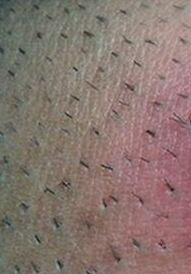
%> input picture sample images/project_example_image.png, 191 x 274 px
$ octave source_code.m   (GNU Octave 9; MATLAB toolbox functions it lacks are replaced by stand-ins)
%> lines starting %> are read from the running program, lines starting %| are printed output that depends on the picture; in (x1, y1, x2, y2) boxes, pixels count from 0 and x2, y2 are one past the last pixel; in counts of white or black regions, pixels touching at a corner belong together; the program's own positions count from 1
% Görüntüyü yükleme
image = imread('project_example_image.png');
%> image is the input picture: size 274x191x3 uint8; mean R, G, B 135.7, 117.5, 110.9
% image = imread('ornek1.png');
% image = imread('ornek2.png');
% image = imread('ornek3.png');

% Görüntüyü gri tonlamalıya çevirme
gray_image = rgb2gray(image);
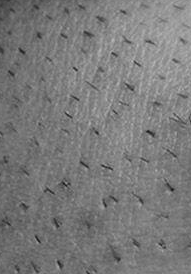
%> gray_image: size 274x191 uint8; min 19, max 186, mean 122.2

% [9 lines of commented-out code are left out]
gaussfilt_image = imgaussfilt(gray_image, 0.3);
% ornek1.png için -> gaussfilt_image = imgaussfilt(gray_image, 0.3);
% ornek2.png için -> gaussfilt_image = imgaussfilt(gray_image, 0.1);
% ornek3.png için -> gaussfilt_image = imgaussfilt(gray_image, 0.2);
%figure;
%imshow(smoothed_image);
%title('Gauss filtresi ile filtrelenmiş görüntü');

% Kenar algılama (Canny kenar algılayıcı kullanarak, eşik değerlerini ayarlayarak)
cedges = edge(gaussfilt_image, 'Canny', [0.2 0.4]);
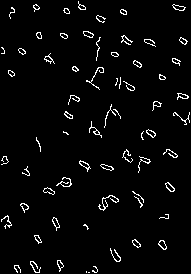
%> cedges: size 274x191 logical; 3.4% white in thin lines or dots
% ornek1.png için -> cedges = edge(smoothed_image, 'Canny', [0.05 0.5]);
% ornek2.png için -> cedges = edge(smoothed_image, 'Canny', [0.12 0.27]);
% ornek3.png için -> cedges = edge(smoothed_image, 'Canny', [0.1 0.5]);
%figure;
%imshow(edges);
%title('Canny kenar algılayıcısı uygulanmış görüntü');

% Morfolojik işlemler (dilation ve closing)
se = strel('line', 3, 90);
dilated_image = imdilate(cedges, se);
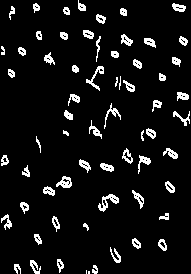
%> dilated_image: size 274x191 logical; 7.3% white in thin lines or dots
se = strel('disk', 1);
closed_image = imclose(dilated_image, se);
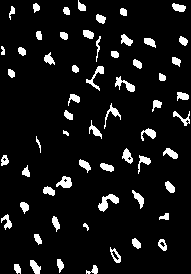
%> closed_image: size 274x191 logical; 8.1% white; 60 white regions, largest, box (x1, y1, x2, y2) and area: (98, 194, 119, 212) 174, (115, 76, 135, 92) 130, (86, 66, 104, 91) 126
%figure;
%imshow(closed_image);
%title('Morfolojik işlemler uygulanmış görüntü');

% bounding box filtreleme
filtered_image = bwareaopen(closed_image, 30);
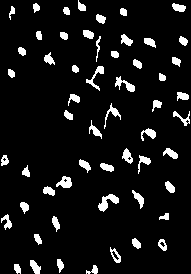
%> filtered_image: size 274x191 logical; 7.9% white; 56 white regions

% Binary edgelerin kaydedilmesi
cc = bwconncomp(closed_image);
%> cc = 60 connected components
stats = regionprops(cc, 'BoundingBox');
%> stats = 60 regions; largest, box (x1, y1, x2, y2): (86, 66, 104, 91), (104, 103, 121, 129), (98, 194, 119, 212), (115, 76, 135, 92), (173, 111, 190, 126)

% Bounding box çizimi
figure;
imshow(image);
title('Çevreleyen kutu ile işaretlenmiş saç kökleri');
hold on;

for idx = 1:numel(stats)
    bounding_box = stats(idx).BoundingBox;
    pos = [bounding_box(1), bounding_box(2), bounding_box(3), bounding_box(4)];
    rectangle('Position', pos, 'EdgeColor', 'r', 'LineWidth', 2);
end
%> this loop made 60 passes
%> pos on passes 1 to 12: [1.5 46.5 4 9], [1.5 155.5 8 11], [1.5 214.5 11 16], [8.5 69.5 7 9], [9.5 6.5 6 14], [14.5 264.5 7 10], [18.5 47.5 8 9], [20.5 202.5 9 12], [22.5 165.5 8 12], [30.5 260.5 11 14], [33.5 3.5 7 10], [34.5 234.5 8 11]
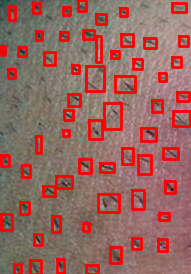
%> figure redrawn from the program's plot data; its title reads 'Çevreleyen kutu ile işaretlenmiş saç kökleri'
hold off;

$ run again, with sample images/ornek2.png copied over sample images/project_example_image.png
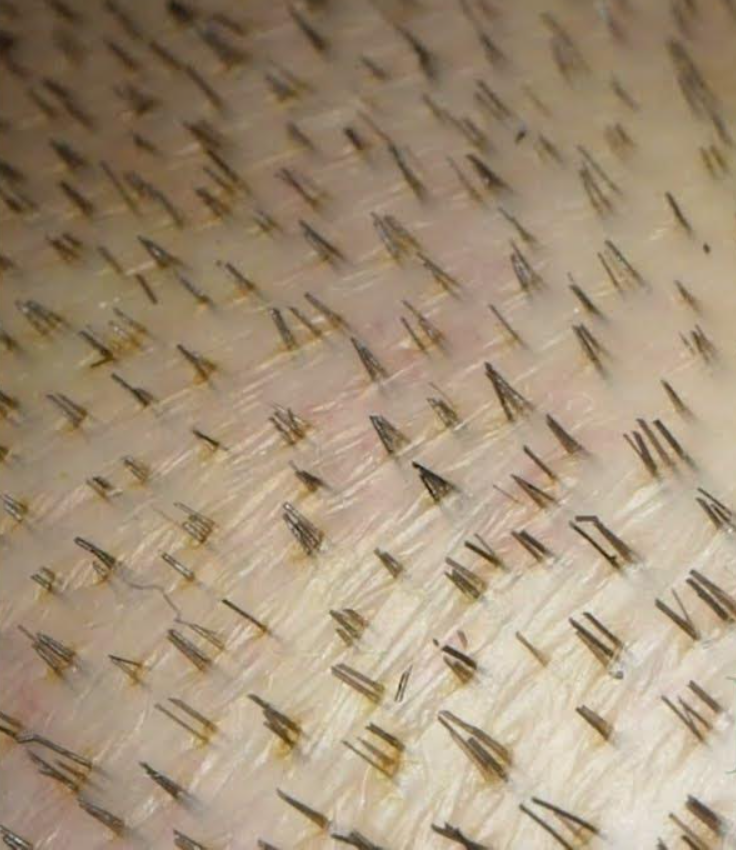
%> input picture sample images/ornek2.png, 736 x 850 px
%> image is the input picture: size 850x736x3 uint8; mean R, G, B 163.4, 144.9, 120.4
%> `cedges = edge(gaussfilt_image, 'Canny', [0.2 0.4]);`:
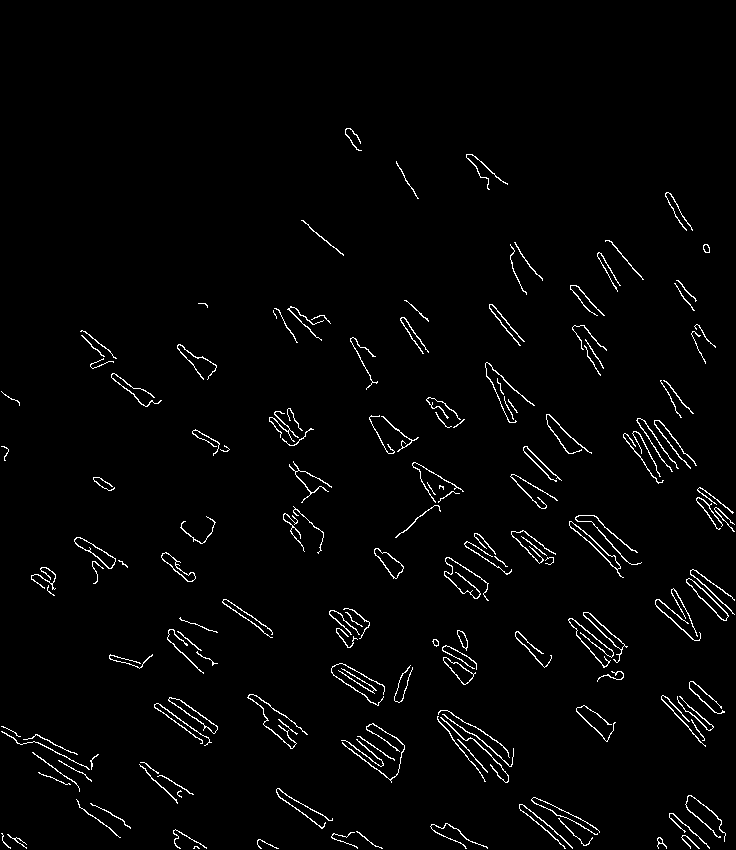
%> cedges: size 850x736 logical; 2.2% white in thin lines or dots, all inside (x1, y1, x2, y2) = (1, 128, 735, 849)
%> dilated_image: size 850x736 logical; 4.7% white in thin lines or dots, all inside (x1, y1, x2, y2) = (1, 127, 735, 850)
%> cc = 94 connected components
%> stats = 94 regions; largest, box (x1, y1, x2, y2): (437, 709, 514, 784), (395, 461, 464, 539), (569, 514, 642, 579), (1, 725, 99, 771), (341, 722, 405, 784)
%> the loop `for idx = 1:numel(stats)` made 94 passes
%> pos on passes 1 to 8: [1.5 390.5 19 17], [1.5 445.5 8 17], [1.5 725.5 98 46], [1.5 832.5 10 18], [7.5 833.5 20 17], [31.5 566.5 25 31], [32.5 751.5 48 42], [58.5 759.5 34 24]
%> after the loop `for idx = 1:numel(stats)`:
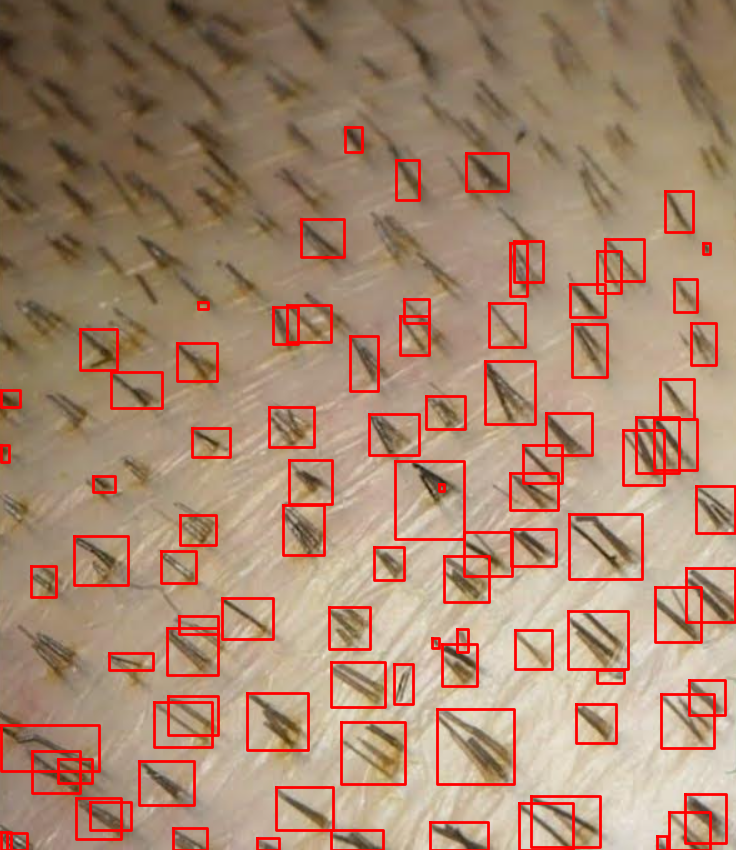
%> figure redrawn from the program's plot data; its title reads 'Çevreleyen kutu ile işaretlenmiş saç kökleri'
